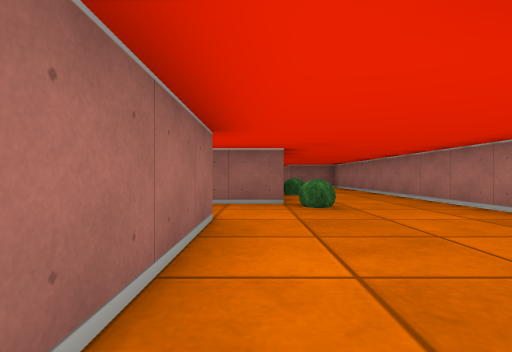
view 1 (above)

22 first-person views from a walk through a cub3D level. The camera is about half as high as the walls, looks level and sees 80° across. The floor is counted in squares. Each view is taken from the middle of a square. On the plan, view 1 faces up. The plan holds only what a view shows up to about 9 squares ahead; the rest is blank.

view 2
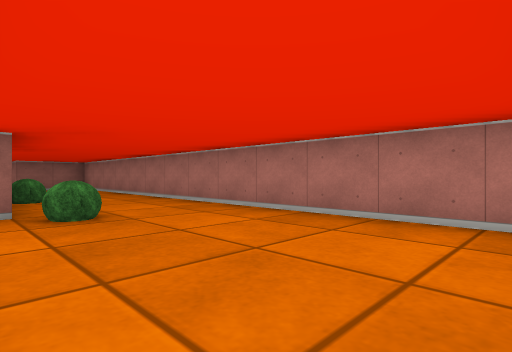

view 3
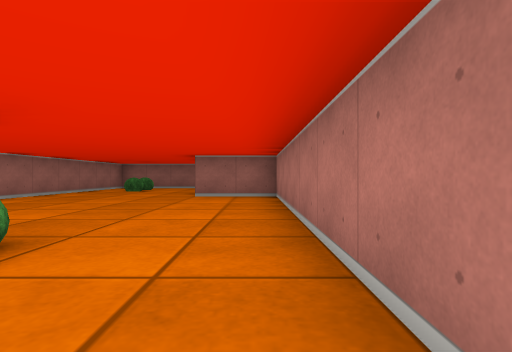

view 4
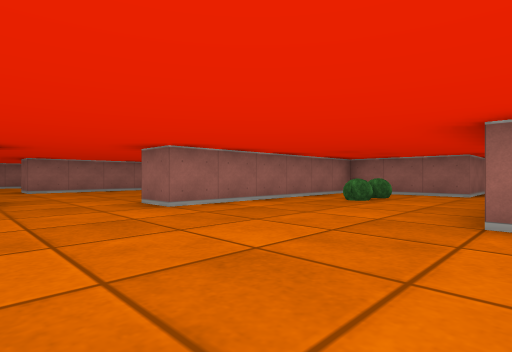

view 5
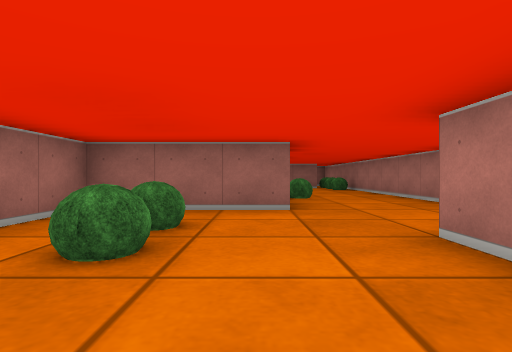

view 6
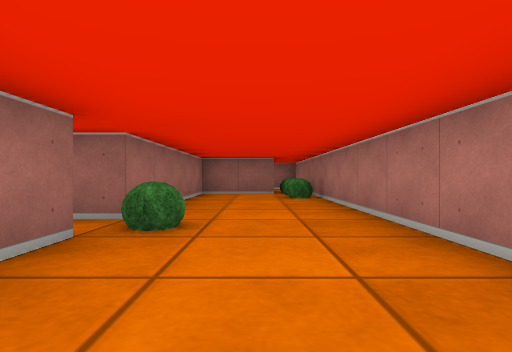

view 7
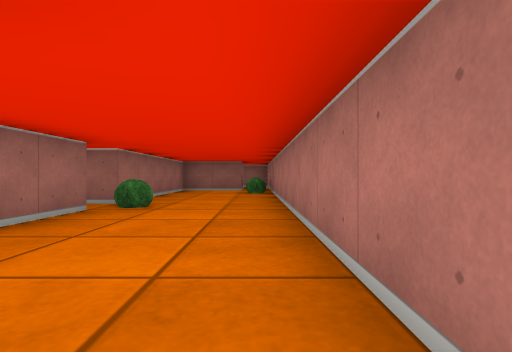

view 8
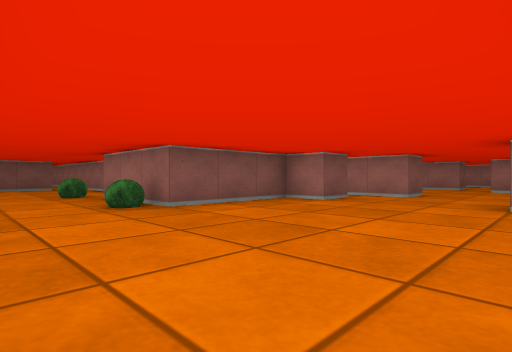

view 9
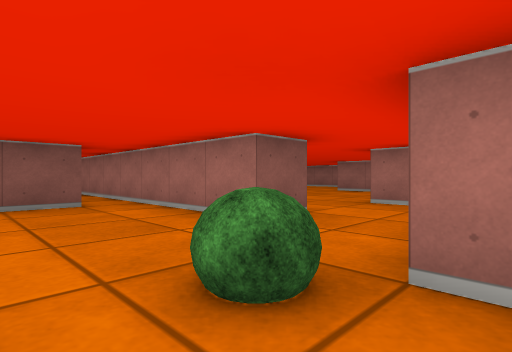

view 10
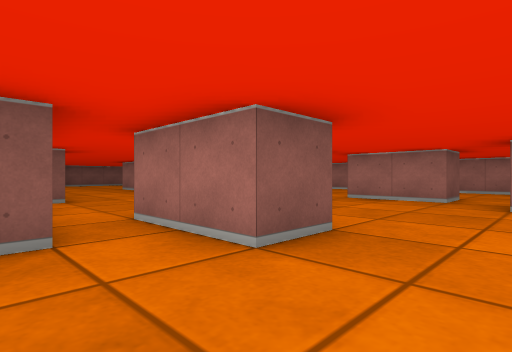

view 11
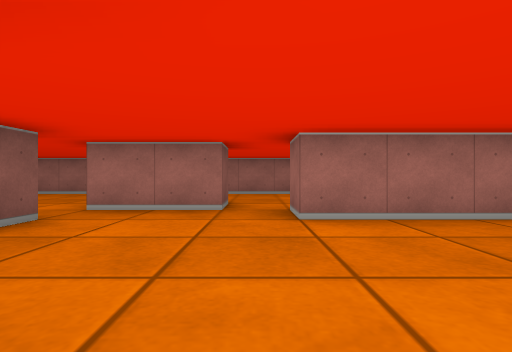

view 12
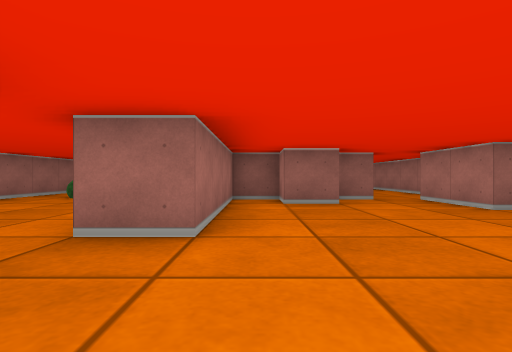

view 13
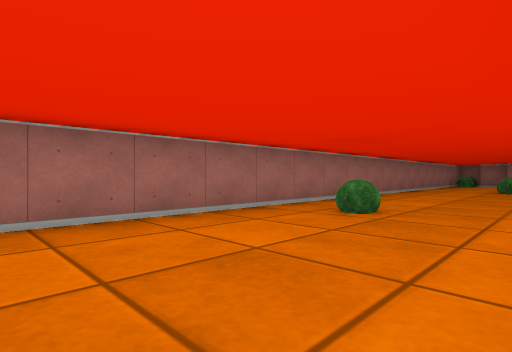

view 14
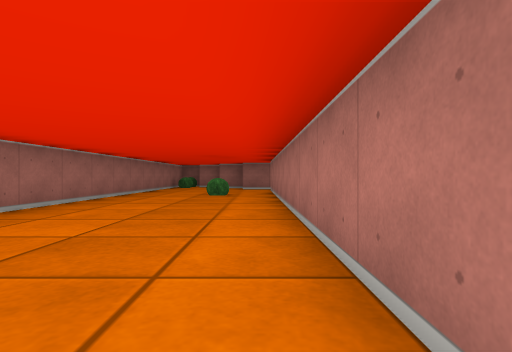

view 15
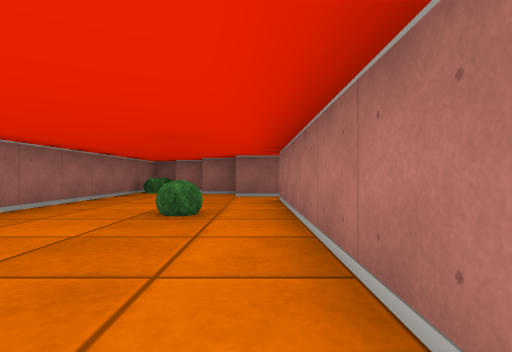

view 16
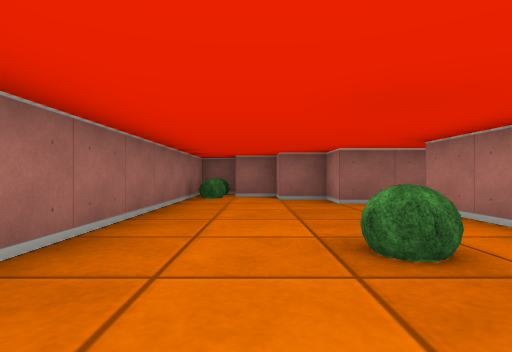

view 17
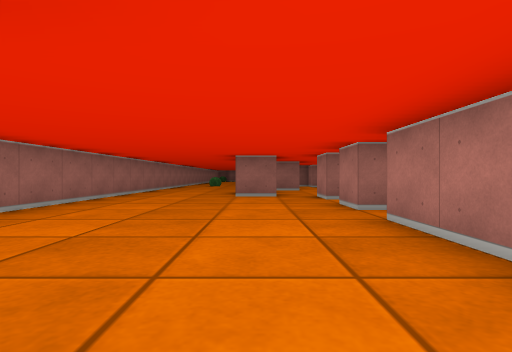

view 18
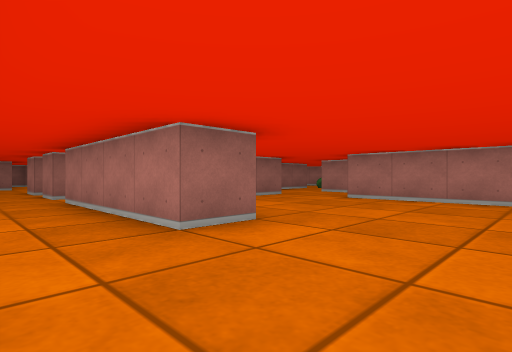

view 19
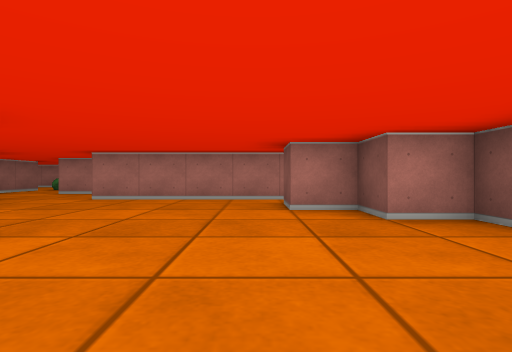

view 20
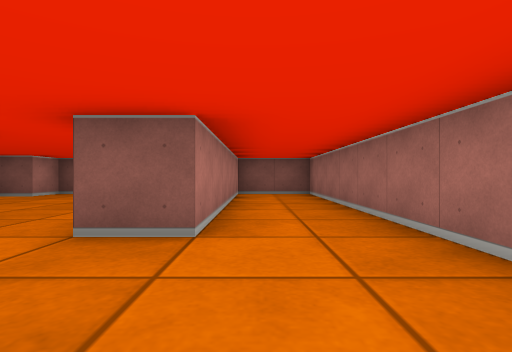

view 21
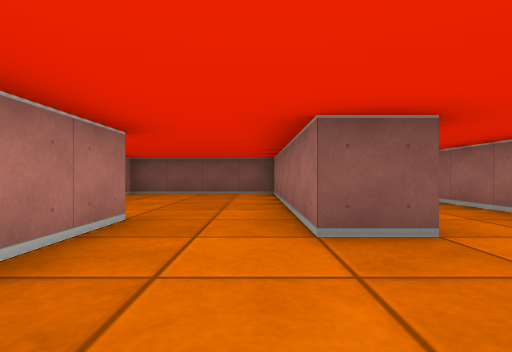

view 22
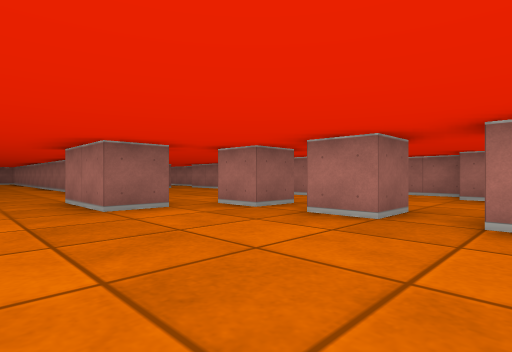

### Floor plan
Points are (right, up) in squares from view 1. A wall is a line through its corners. A room is listed if a view was taken in it or the views show most of it. See-through windows are left out.
Room 1 (views 1, 2, 3, 4, 5, 6, 7, 8, 9, 10)
walls: (3.6, 13.5) (1.5, 13.5); (1.5, 15.8) (1.5, 16.5); (-3.5, 9.5) (-2.5, 9.5) (-2.5, 8.5) (0.5, 8.5) (0.5, 5.5) (-1.1, 5.5); (3.5, 16.5) (3.5, 27); (-4.5, 10.5) (-4.5, 8.5); (0.5, 20.5) (0.5, 18.5) (-2.5, 18.5) (-2.5, 12.5) (-3.5, 12.5); (-1.5, 3.5) (-0.5, 3.5) (-0.5, -3.1); (3.5, 1.2) (3.5, 13.2); (0.5, 0.5) (1.6, 0.5); (2.5, 26.5) (0.5, 26.5) (0.5, 21.5)
ways out: opening at (-4.3, 12) to room 2; opening at (-4, 9) to room 2; opening at (-1, 4) to room 2
objects: bush (-1, 16); bush (-1, 17); bush (1, 5); bush (1, 8); bush (1, 21); bush (3, 25); other object (3, 26); other object (3, 27)
Room 2 (views 11, 12, 13, 14, 15, 16, 17, 18, 19, 20, 21, 22)
walls: (-9.5, 8.5) (-10.5, 8.5) (-10.5, 10.5) (-9.5, 10.5) (-9.5, 8.5); (-7.5, 7.5) (-8.5, 7.5) (-8.5, 8.5) (-7.9, 8.5); (-5.5, 8.6) (-5.5, 9.1); (-5.6, 10.5) (-4.5, 10.5); (-7.5, 5.5) (-8.5, 5.5) (-8.5, 6.5); (-4.5, 5) (-4.5, 5.5); (-6.4, 14.5) (-7.5, 14.5) (-7.5, 15.5) (-8.5, 15.5) (-8.5, 11.5) (-9.5, 11.5); (-4.5, 13.5) (-4.5, 15.5); (-3.5, 5.6) (-3.5, 6.9); (-9.5, 15.5) (-9.5, 25.5); (-3.5, 4.2) (-3.5, 3.5) (-4.5, 3.5); (-5.4, 15.5) (-6.2, 15.5); (-13.5, 2.2) (-13.5, -4.5) (-11.5, -4.5); (-7.5, 0.5) (-8.5, 0.5) (-8.5, 4.5); (-1.5, 2.5) (-1.5, 3.5); (-3.5, -2.6) (-3.5, 1.5); (-11.5, -4.1) (-11.5, 1.5) (-10.5, 1.5) (-10.5, -4.5) (-6.5, -4.5) (-6.5, -3.5) (-5.5, -3.5) (-5.5, -2.5) (-4.5, -2.5); (-8.9, 26.5) (-10.5, 26.5) (-10.5, 27.5) (-11.5, 27.5) (-11.5, 28.2); (-11.4, 28.5) (-12.5, 28.5); (-12.5, 29.5) (-13.5, 29.5) (-13.5, 4.9)
ways out: opening at (-4.3, 12) to room 1; opening at (-4, 9) to room 1; opening at (-1, 4) to room 1; opening at (-5, 16)
objects: bush (-13, 28); other object (-13, 29); bush (-12, 16); bush (-11, 23)

Positions as (right, up) in squares from view 1, and headings:
1: (0, 0), facing up
2: (0, 1), facing up-right
3: (3, 6), facing up
4: (2, 10), facing up-left
5: (0, 14), facing up
6: (2, 18), facing up
7: (3, 16), facing up
8: (3, 13), facing down-left
9: (2, 6), facing down-left
10: (-3, 12), facing down-left
11: (-5, 11), facing left
12: (-8, 9), facing up
13: (-10, 12), facing up-left
14: (-10, 15), facing up
15: (-10, 19), facing up
16: (-12, 21), facing up
17: (-10, 1), facing up
18: (-10, -2), facing up-right
19: (-10, -2), facing right
20: (-12, 4), facing down
21: (-10, 4), facing down
22: (-12, 4), facing up-right
